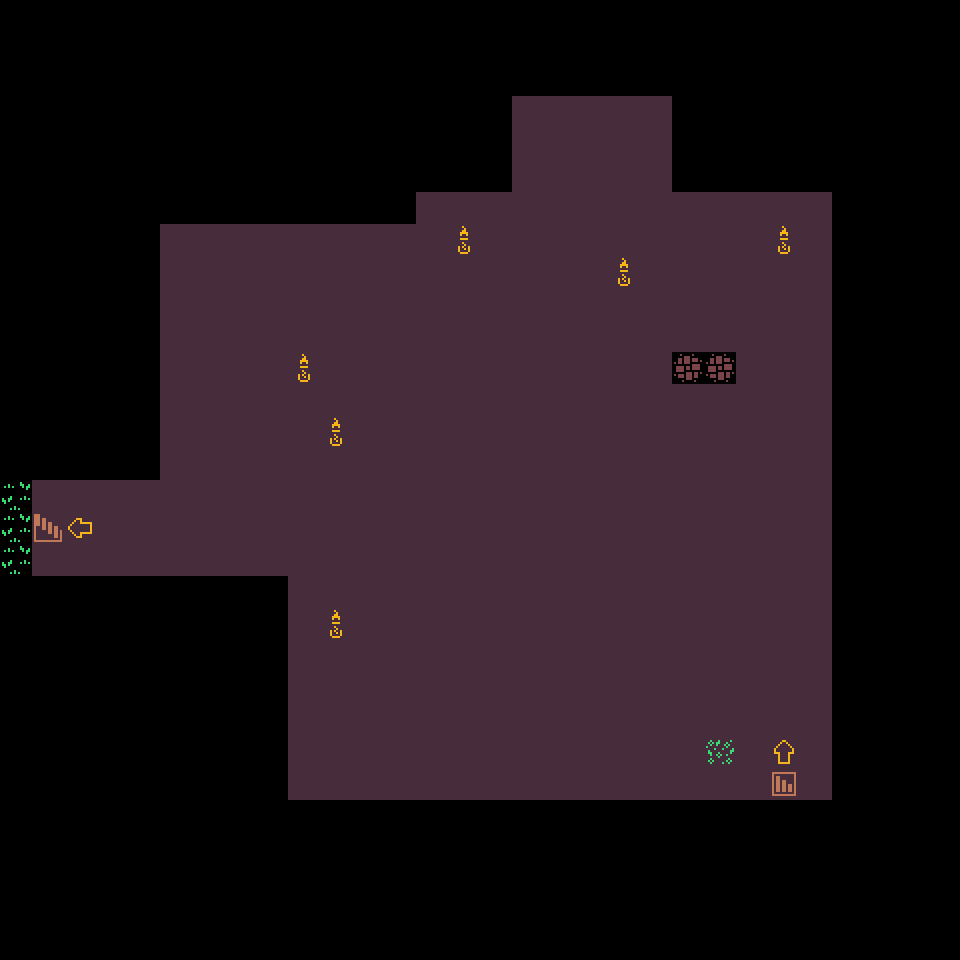

Below is a game level as drawn by its tile map, then a one-line description and the .tmx that defines it (tile-layer data replaced by summaries):
An orthogonal 30x30 tile map with 32x32 px tiles, 1 tile layer (Base), 2 tilesets and 202 objects (158x wall, 24x monster, 10x door, 4x potion, birth_point, ...).

<map version="1.4" tiledversion="1.4.3" orientation="orthogonal" renderorder="right-down" width="30" height="30" tilewidth="32" tileheight="32" infinite="0" nextlayerid="9" nextobjectid="756">
 <properties>
  <property name="npc_dialogue" value="map_1_dialogue.json" />
 </properties>
 <tileset firstgid="1" name="colored_packed" tilewidth="32" tileheight="32" tilecount="1056" columns="48">
  <image source="../tileset/colored_packed.png" width="1536" height="704" />
 </tileset>
 <tileset firstgid="1057" name="colored_transparent_packed" tilewidth="32" tileheight="32" tilecount="1056" columns="48">
  <image source="../tileset/colored_transparent_packed.png" width="1536" height="704" />
 </tileset>
 <layer id="1" name="Base" width="30" height="30">
  <data>[900 cells, 393 non-empty, 9 distinct tile ids]</data>
 </layer>
 <objectgroup id="7" name="Points" visible="0">
  <object id="747" name="birth_point" x="768" y="768" width="32" height="32" />
  <object id="748" name="clear_point" x="32" y="512" width="32" height="32" />
 </objectgroup>
 <objectgroup color="#000000" id="5" name="Objects">
  <properties>
   <property name="abilityPower" type="float" value="0" />
   <property name="attackDamage" type="float" value="3" />
   <property name="attackSpeed" type="float" value="1" />
   <property name="healthPoint" type="float" value="100" />
   <property name="magicPoint" type="float" value="0" />
   <property name="magicalDefence" type="float" value="0" />
   <property name="physicalDefence" type="float" value="0" />
  </properties>
  <object id="510" name="wall" gid="1681" x="736" y="800" width="32" height="32" />
  <object id="511" name="wall" gid="1681" x="736" y="768" width="32" height="32" />
  <object id="512" name="wall" gid="1681" x="736" y="736" width="32" height="32" />
  <object id="513" name="wall" gid="1681" x="736" y="704" width="32" height="32" />
  <object id="514" name="wall" gid="1681" x="736" y="672" width="32" height="32" />
  <object id="515" name="wall" gid="1681" x="736" y="640" width="32" height="32" />
  <object id="516" name="wall" gid="1681" x="800" y="800" width="32" height="32" />
  <object id="517" name="wall" gid="1681" x="800" y="768" width="32" height="32" />
  <object id="518" name="wall" gid="1681" x="800" y="736" width="32" height="32" />
  <object id="519" name="wall" gid="1681" x="800" y="704" width="32" height="32" />
  <object id="521" name="wall" gid="1681" x="800" y="672" width="32" height="32" />
  <object id="522" name="wall" gid="1681" x="800" y="640" width="32" height="32" />
  <object id="523" name="wall" gid="1681" x="800" y="608" width="32" height="32" />
  <object id="524" name="wall" gid="1681" x="800" y="576" width="32" height="32" />
  <object id="525" name="wall" gid="1681" x="800" y="544" width="32" height="32" />
  <object id="526" name="wall" gid="1681" x="800" y="512" width="32" height="32" />
  <object id="527" name="wall" gid="1681" x="800" y="480" width="32" height="32" />
  <object id="528" name="wall" gid="1681" x="800" y="448" width="32" height="32" />
  <object id="529" name="wall" gid="1681" x="800" y="416" width="32" height="32" />
  <object id="530" name="wall" gid="1681" x="800" y="384" width="32" height="32" />
  <object id="531" name="wall" gid="1681" x="800" y="352" width="32" height="32" />
  <object id="532" name="wall" gid="1681" x="800" y="320" width="32" height="32" />
  <object id="533" name="wall" gid="1681" x="800" y="288" width="32" height="32" />
  <object id="534" name="wall" gid="1681" x="800" y="256" width="32" height="32" />
  <object id="535" name="wall" gid="1681" x="800" y="224" width="32" height="32" />
  <object id="536" name="wall" gid="1681" x="768" y="224" width="32" height="32" />
  <object id="537" name="wall" gid="1681" x="736" y="224" width="32" height="32" />
  <object id="538" name="wall" gid="1681" x="672" y="224" width="32" height="32" />
  <object id="539" name="wall" gid="1681" x="704" y="224" width="32" height="32" />
  <object id="540" name="wall" gid="1681" x="640" y="224" width="32" height="32" />
  <object id="541" name="wall" gid="1681" x="640" y="192" width="32" height="32" />
  <object id="542" name="wall" gid="1681" x="640" y="160" width="32" height="32" />
  <object id="543" name="wall" gid="1681" x="640" y="128" width="32" height="32" />
  <object id="544" name="wall" gid="1681" x="608" y="128" width="32" height="32" />
  <object id="545" name="wall" gid="1681" x="576" y="128" width="32" height="32" />
  <object id="546" name="wall" gid="1681" x="544" y="128" width="32" height="32" />
  <object id="547" name="wall" gid="1681" x="512" y="128" width="32" height="32" />
  <object id="548" name="wall" gid="1681" x="512" y="160" width="32" height="32" />
  <object id="549" name="wall" gid="1681" x="512" y="192" width="32" height="32" />
  <object id="550" name="wall" gid="1681" x="512" y="224" width="32" height="32" />
  <object id="551" name="wall" gid="1681" x="480" y="224" width="32" height="32" />
  <object id="552" name="wall" gid="1681" x="448" y="224" width="32" height="32" />
  <object id="553" name="wall" gid="1681" x="416" y="224" width="32" height="32" />
  <object id="554" name="wall" gid="1681" x="416" y="224" width="32" height="32" />
  <object id="555" name="wall" gid="1681" x="416" y="256" width="32" height="32" />
  <object id="556" name="wall" gid="1681" x="352" y="256" width="32" height="32" />
  <object id="557" name="wall" gid="1681" x="384" y="256" width="32" height="32" />
  <object id="558" name="wall" gid="1681" x="320" y="256" width="32" height="32" />
  <object id="559" name="wall" gid="1681" x="288" y="256" width="32" height="32" />
  <object id="560" name="wall" gid="1681" x="256" y="256" width="32" height="32" />
  <object id="561" name="wall" gid="1681" x="224" y="256" width="32" height="32" />
  <object id="562" name="wall" gid="1681" x="192" y="256" width="32" height="32" />
  <object id="563" name="wall" gid="1681" x="160" y="256" width="32" height="32" />
  <object id="564" name="wall" gid="1681" x="160" y="288" width="32" height="32" />
  <object id="565" name="wall" gid="1681" x="192" y="288" width="32" height="32" />
  <object id="566" name="wall" gid="1681" x="160" y="320" width="32" height="32" />
  <object id="567" name="wall" gid="1681" x="160" y="352" width="32" height="32" />
  <object id="568" name="wall" gid="1681" x="160" y="384" width="32" height="32" />
  <object id="569" name="wall" gid="1681" x="160" y="416" width="32" height="32" />
  <object id="570" name="wall" gid="1681" x="160" y="448" width="32" height="32" />
  <object id="571" name="wall" gid="1681" x="160" y="480" width="32" height="32" />
  <object id="572" name="wall" gid="1681" x="160" y="512" width="32" height="32" />
  <object id="573" name="wall" gid="1681" x="96" y="512" width="32" height="32" />
  <object id="574" name="wall" gid="1681" x="128" y="512" width="32" height="32" />
  <object id="575" name="wall" gid="1681" x="64" y="512" width="32" height="32" />
  <object id="576" name="wall" gid="1681" x="32" y="512" width="32" height="32" />
  <object id="578" name="wall" gid="1681" x="32" y="576" width="32" height="32" />
  <object id="579" name="wall" gid="1681" x="64" y="576" width="32" height="32" />
  <object id="580" name="wall" gid="1681" x="96" y="576" width="32" height="32" />
  <object id="581" name="wall" gid="1681" x="128" y="576" width="32" height="32" />
  <object id="582" name="wall" gid="1681" x="160" y="576" width="32" height="32" />
  <object id="583" name="wall" gid="1681" x="192" y="576" width="32" height="32" />
  <object id="584" name="wall" gid="1681" x="224" y="576" width="32" height="32" />
  <object id="585" name="wall" gid="1681" x="256" y="576" width="32" height="32" />
  </objectgroup>
 <objectgroup id="6" name="Objects_to_use">
  <!-- 6 objects omitted --></objectgroup>
</map>
<!-- 126 of 202 objects omitted -->